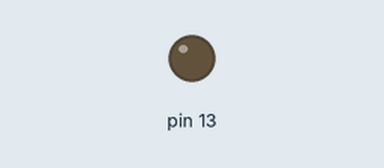
The sketch below on a simulated Arduino Uno, built with avr-gcc and run on an emulated ATmega328P. Shown: output pins drawn as LEDs (lit = HIGH).

Above: at 0.9 s.
At 2.15 s:
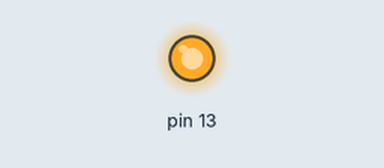
Timing chart, 0 to 6.0 s (numbered marks = the images above):
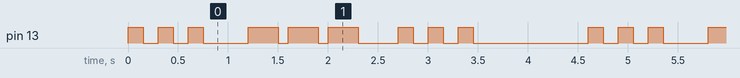

The sketch:

sos.ino
```cpp
void setup() {
pinMode(13,OUTPUT);
}

void loop() {
digitalWrite(13,HIGH);
delay(150);
digitalWrite(13,LOW);
delay(150);
digitalWrite(13,HIGH);
delay(150);
digitalWrite(13,LOW);
delay(150);
digitalWrite(13,HIGH);
delay(150);
digitalWrite(13,LOW);
delay(150);

delay(300);

digitalWrite(13,HIGH);
delay(300);
digitalWrite(13,LOW);
delay(100);
digitalWrite(13,HIGH);
delay(300);
digitalWrite(13,LOW);
delay(100);
digitalWrite(13,HIGH);
delay(300);
digitalWrite(13,LOW);
delay(100);

delay(300);

digitalWrite(13,HIGH);
delay(150);
digitalWrite(13,LOW);
delay(150);
digitalWrite(13,HIGH);
delay(150);
digitalWrite(13,LOW);
delay(150);
digitalWrite(13,HIGH);
delay(150);
digitalWrite(13,LOW);
delay(150);
digitalWrite(13,LOW);
delay(1000);
}
```

Measured:
- by itself, pin 13: repeats every 4.6 s: 2 × (LOW 0.15 s, HIGH 0.15 s), LOW 0.45 s, 2 × (HIGH 0.30 s, LOW 0.10 s), HIGH 0.30 s, LOW 0.40 s, 2 × (HIGH 0.15 s, LOW 0.15 s), HIGH 0.15 s, LOW 1.2 s, HIGH 0.15 s
- by itself, everything shown: repeats every 4.6 s, in 18 steps
